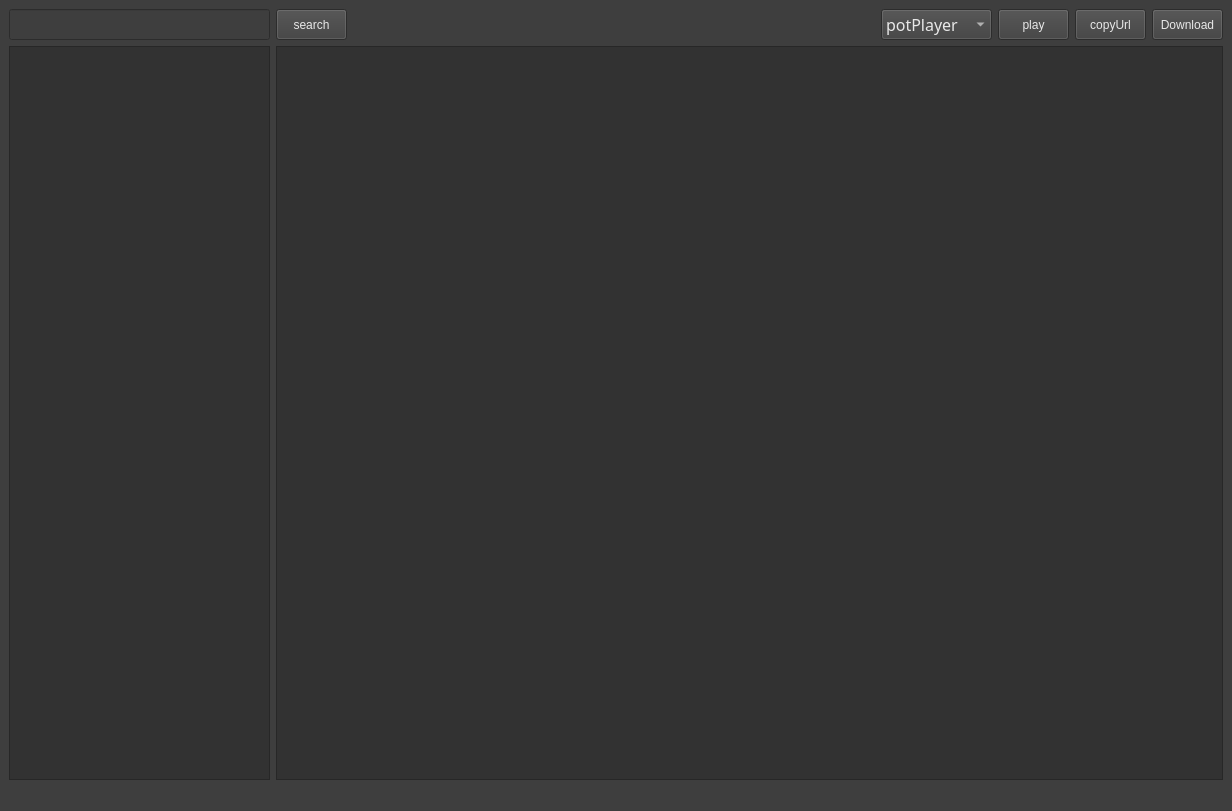
<?xml version="1.0" encoding="UTF-8"?>
<ui version="4.0">
 <class>MainWindow</class>
 <widget class="QMainWindow" name="MainWindow">
  <property name="geometry">
   <rect>
    <x>0</x>
    <y>0</y>
    <width>1232</width>
    <height>811</height>
   </rect>
  </property>
  <property name="sizePolicy">
   <sizepolicy hsizetype="Preferred" vsizetype="Fixed">
    <horstretch>0</horstretch>
    <verstretch>0</verstretch>
   </sizepolicy>
  </property>
  <property name="font">
   <font>
    <family>黑体</family>
    <pointsize>14</pointsize>
   </font>
  </property>
  <property name="contextMenuPolicy">
   <enum>Qt::ActionsContextMenu</enum>
  </property>
  <property name="windowTitle">
   <string>soand</string>
  </property>
  <property name="autoFillBackground">
   <bool>false</bool>
  </property>
  <property name="styleSheet">
   <string notr="true">background-color:rgb(62, 62, 62);
color:rgb(232, 232, 232)</string>
  </property>
  <property name="toolButtonStyle">
   <enum>Qt::ToolButtonTextOnly</enum>
  </property>
  <property name="documentMode">
   <bool>false</bool>
  </property>
  <widget class="QWidget" name="centralwidget">
   <layout class="QGridLayout" name="gridLayout">
    <item row="1" column="1" colspan="7">
     <widget class="QListView" name="listView_series">
      <property name="font">
       <font>
        <pointsize>9</pointsize>
       </font>
      </property>
      <property name="styleSheet">
       <string notr="true">background-color:rgb(50, 50, 50)</string>
      </property>
     </widget>
    </item>
    <item row="0" column="1">
     <widget class="QPushButton" name="pushButton_search">
      <property name="minimumSize">
       <size>
        <width>71</width>
        <height>31</height>
       </size>
      </property>
      <property name="maximumSize">
       <size>
        <width>71</width>
        <height>31</height>
       </size>
      </property>
      <property name="text">
       <string>search</string>
      </property>
     </widget>
    </item>
    <item row="0" column="0">
     <widget class="QLineEdit" name="lineEdit_search">
      <property name="minimumSize">
       <size>
        <width>261</width>
        <height>31</height>
       </size>
      </property>
      <property name="maximumSize">
       <size>
        <width>261</width>
        <height>16777215</height>
       </size>
      </property>
      <property name="text">
       <string/>
      </property>
     </widget>
    </item>
    <item row="1" column="0">
     <widget class="QListView" name="listView">
      <property name="maximumSize">
       <size>
        <width>261</width>
        <height>16777215</height>
       </size>
      </property>
      <property name="focusPolicy">
       <enum>Qt::NoFocus</enum>
      </property>
      <property name="styleSheet">
       <string notr="true">background-color:rgb(50, 50, 50)</string>
      </property>
     </widget>
    </item>
    <item row="0" column="7">
     <widget class="QPushButton" name="pushButton_download">
      <property name="minimumSize">
       <size>
        <width>71</width>
        <height>31</height>
       </size>
      </property>
      <property name="maximumSize">
       <size>
        <width>71</width>
        <height>31</height>
       </size>
      </property>
      <property name="text">
       <string>Download</string>
      </property>
     </widget>
    </item>
    <item row="0" column="6">
     <widget class="QPushButton" name="pushButton_copyUrl">
      <property name="minimumSize">
       <size>
        <width>71</width>
        <height>31</height>
       </size>
      </property>
      <property name="maximumSize">
       <size>
        <width>71</width>
        <height>31</height>
       </size>
      </property>
      <property name="text">
       <string>copyUrl</string>
      </property>
     </widget>
    </item>
    <item row="0" column="5">
     <widget class="QPushButton" name="pushButton_play">
      <property name="minimumSize">
       <size>
        <width>71</width>
        <height>31</height>
       </size>
      </property>
      <property name="maximumSize">
       <size>
        <width>71</width>
        <height>31</height>
       </size>
      </property>
      <property name="text">
       <string>play</string>
      </property>
     </widget>
    </item>
    <item row="0" column="4">
     <widget class="QComboBox" name="comboBox_way">
      <property name="minimumSize">
       <size>
        <width>71</width>
        <height>31</height>
       </size>
      </property>
      <property name="maximumSize">
       <size>
        <width>111</width>
        <height>31</height>
       </size>
      </property>
      <property name="font">
       <font>
        <family>黑体</family>
        <pointsize>12</pointsize>
       </font>
      </property>
      <item>
       <property name="text">
        <string>potPlayer</string>
       </property>
      </item>
      <item>
       <property name="text">
        <string>webDownload</string>
       </property>
      </item>
     </widget>
    </item>
   </layout>
  </widget>
  <widget class="QMenuBar" name="menubar">
   <property name="geometry">
    <rect>
     <x>0</x>
     <y>0</y>
     <width>1232</width>
     <height>25</height>
    </rect>
   </property>
  </widget>
  <widget class="QStatusBar" name="statusbar"/>
 </widget>
 <resources/>
 <connections/>
</ui>
